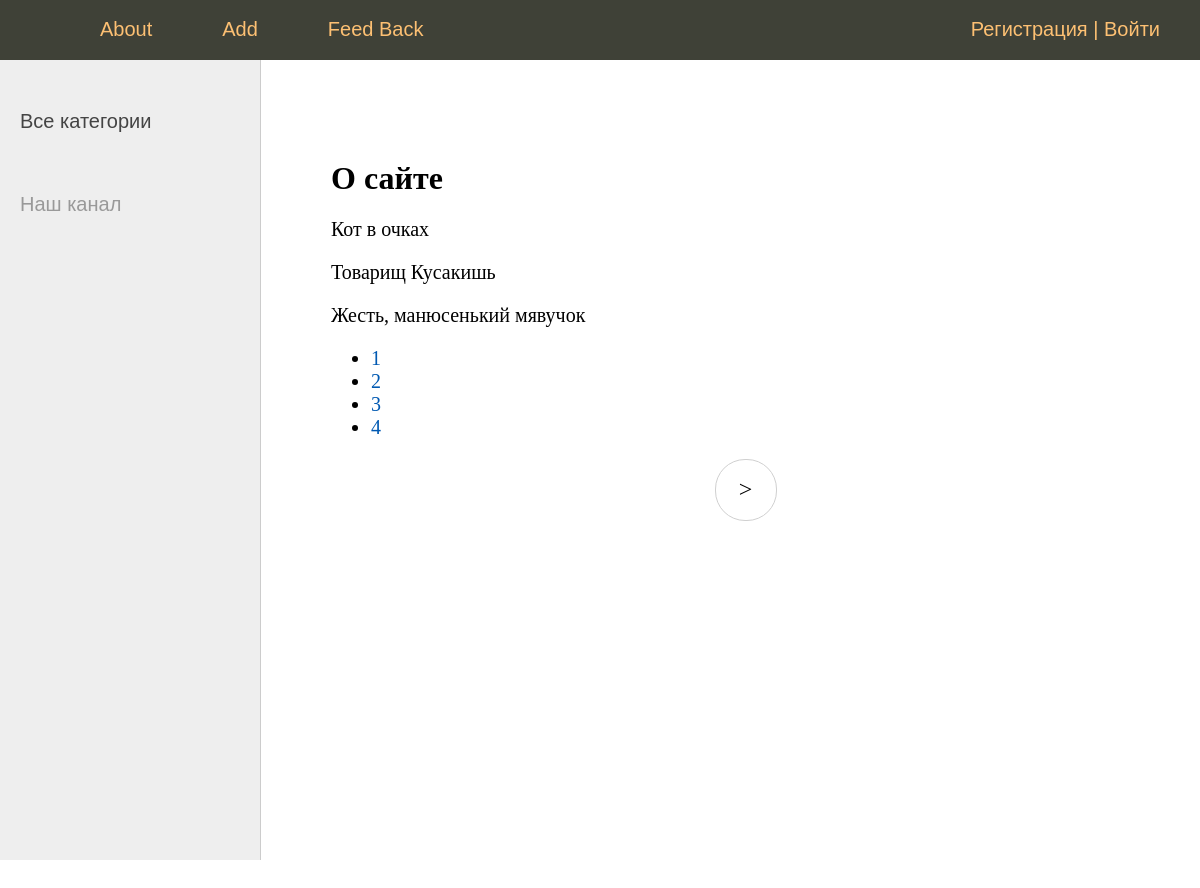
The page /about/ on the database its author committed.
### smeshnyavki/models.py (models this page shows)
class Smeshnyavkа(Model):
    title = CharField(max_length=255, verbose_name="заголовок")
    slug = SlugField(max_length=255, unique=True, db_index=True, verbose_name="URL")
    content = TextField(blank=True, verbose_name="текст")#данное поле может быть пустым
    photo = ImageField(upload_to="photo/%Y/%m/%d/", verbose_name="фото")
    pub_time = DateTimeField(auto_now_add=True, verbose_name="дата публикации")
    is_published = BooleanField(default=True,  verbose_name="Публикация")
    categ = ForeignKey('Category', on_delete=PROTECT,  verbose_name="Категория котика")
    def __str__(self):
        return self.title
    class Meta:
        verbose_name = "Смешные котики"
        verbose_name_plural = "Смешные котики"
        ordering = ['pub_time', 'title']

### smeshnyavki/views.py (the view)
# urls.py: path('about/', about, name='about'),
def about(request):
    contact_list = Smeshnyavkа.objects.all()
    paginator = Paginator(contact_list, 3)
    page_number = request.GET.get('page')
    page_obj = paginator.get_page(page_number)
    return render(request, 'smeshnyavki/about.html', {'page_obj': page_obj, 'menu': MENU, 'title': 'О сайте'})

### smeshnyavki/models.py (called while the page is built)
    def __str__(self):
        return self.name

### smeshnyavki/templatetags/smeshnyavki_tags.py (called while the page is built)
@register.simple_tag(name='getCategs')#function is changed into tage
def get_categories(filter=None):
    if filter:
        return Category.objects.filter(pk=filter) #возвращаем коллекцию
    return Category.objects.all() #возвращаем коллекцию

@register.inclusion_tag('smeshnyavki/list_categories.html')
def show_categories(sort=None, categ_selected=0):
    categs = Category.objects.all() #возвращаем коллекцию
    if sort:
        categs = Category.objects.order_by(sort) #возвращаем коллекцию
    return{"categs": categs, 'categ_selected': categ_selected}

### smeshnyavki/templates/smeshnyavki/about.html
{% extends 'smeshnyavki/base.html' %}
{% block content %}
    <h1>{{ title }}</h1>
    {% for contact in page_obj %}
        <p>{{contact}}</p>
    {% endfor %}
    <nav>
        <ul>
            {% for p in page_obj.paginator.page_range %}
            <li><a href="?page={{ p }}" > {{ p }}</a></li>
            {% endfor %}
        </ul>
    </nav>
{% endblock %}

### smeshnyavki/static/smeshnyavki/css/styles.css (style rules this page uses)
html, body { font-family: 'Arial'; margin: 0; padding: 0; height: 100%; width: 100%; color: #444; }
a { color: #0059b2; text-decoration: none; }
.content-text h1 { font-size: 32px; }

### rows shown on the page
Smeshnyavkа: title "Кот в очках"
Smeshnyavkа: title "Товарищ Кусакишь"
Smeshnyavkа: title "Жесть, манюсенький мявучок"

### other values the page prints
{{ m.title }} "About" "Add" "Feed Back"
{{ title }} "О сайте"
{{ p }} "1" "2" "3" "4"
